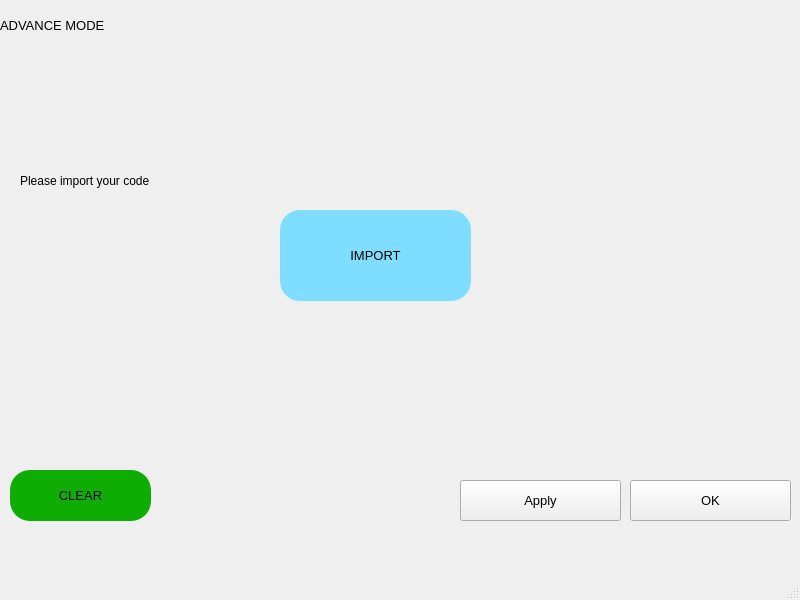
<?xml version="1.0" encoding="UTF-8"?>
<ui version="4.0">
 <class>MainWindow</class>
 <widget class="QMainWindow" name="MainWindow">
  <property name="geometry">
   <rect>
    <x>0</x>
    <y>0</y>
    <width>800</width>
    <height>600</height>
   </rect>
  </property>
  <property name="windowTitle">
   <string>MainWindow</string>
  </property>
  <widget class="QWidget" name="centralwidget">
   <widget class="QLabel" name="label_advancemode">
    <property name="geometry">
     <rect>
      <x>0</x>
      <y>0</y>
      <width>141</width>
      <height>51</height>
     </rect>
    </property>
    <property name="font">
     <font>
      <family>Arial</family>
      <pointsize>10</pointsize>
     </font>
    </property>
    <property name="text">
     <string>ADVANCE MODE</string>
    </property>
   </widget>
   <widget class="QLabel" name="label">
    <property name="geometry">
     <rect>
      <x>20</x>
      <y>160</y>
      <width>261</width>
      <height>41</height>
     </rect>
    </property>
    <property name="font">
     <font>
      <family>Arial</family>
     </font>
    </property>
    <property name="text">
     <string>Please import your code</string>
    </property>
   </widget>
   <widget class="QPushButton" name="Import_btn">
    <property name="geometry">
     <rect>
      <x>280</x>
      <y>210</y>
      <width>191</width>
      <height>91</height>
     </rect>
    </property>
    <property name="font">
     <font>
      <family>Arial</family>
      <pointsize>10</pointsize>
     </font>
    </property>
    <property name="styleSheet">
     <string notr="true">QPushButton {
    background-color: #7FDEFF;   /* Optional background color */
    border-radius: 20px;          /* Optional: rounded corners */
}</string>
    </property>
    <property name="text">
     <string>IMPORT</string>
    </property>
   </widget>
   <widget class="QPushButton" name="Clear_code_btn">
    <property name="geometry">
     <rect>
      <x>10</x>
      <y>470</y>
      <width>141</width>
      <height>51</height>
     </rect>
    </property>
    <property name="font">
     <font>
      <pointsize>10</pointsize>
     </font>
    </property>
    <property name="styleSheet">
     <string notr="true">QPushButton {
    background-color: #0fac04;   /* Optional background color */
    border-radius: 20px;          /* Optional: rounded corners */

}</string>
    </property>
    <property name="text">
     <string>CLEAR</string>
    </property>
   </widget>
   <widget class="QPushButton" name="Apply_advancemode_btn">
    <property name="geometry">
     <rect>
      <x>460</x>
      <y>480</y>
      <width>161</width>
      <height>41</height>
     </rect>
    </property>
    <property name="font">
     <font>
      <family>Arial</family>
      <pointsize>10</pointsize>
     </font>
    </property>
    <property name="styleSheet">
     <string notr="true">QPushButton {
    background-color: #ffffff;   /* Optional background color */
    border-radius: 20px;          /* Optional: rounded corners */

}rgb(255, 255, 255)</string>
    </property>
    <property name="text">
     <string>Apply</string>
    </property>
   </widget>
   <widget class="QPushButton" name="OK_advancemode_btn">
    <property name="geometry">
     <rect>
      <x>630</x>
      <y>480</y>
      <width>161</width>
      <height>41</height>
     </rect>
    </property>
    <property name="font">
     <font>
      <family>Arial</family>
      <pointsize>10</pointsize>
     </font>
    </property>
    <property name="styleSheet">
     <string notr="true">QPushButton {
    background-color: #ffffff;   /* Optional background color */
    border-radius: 20px;          /* Optional: rounded corners */

}rgb(255, 255, 255)</string>
    </property>
    <property name="text">
     <string>OK</string>
    </property>
   </widget>
   <widget class="QLabel" name="Status_import_label">
    <property name="geometry">
     <rect>
      <x>20</x>
      <y>340</y>
      <width>271</width>
      <height>21</height>
     </rect>
    </property>
    <property name="text">
     <string/>
    </property>
   </widget>
  </widget>
  <widget class="QMenuBar" name="menubar">
   <property name="geometry">
    <rect>
     <x>0</x>
     <y>0</y>
     <width>800</width>
     <height>21</height>
    </rect>
   </property>
  </widget>
  <widget class="QStatusBar" name="statusbar"/>
 </widget>
 <resources/>
 <connections/>
</ui>
